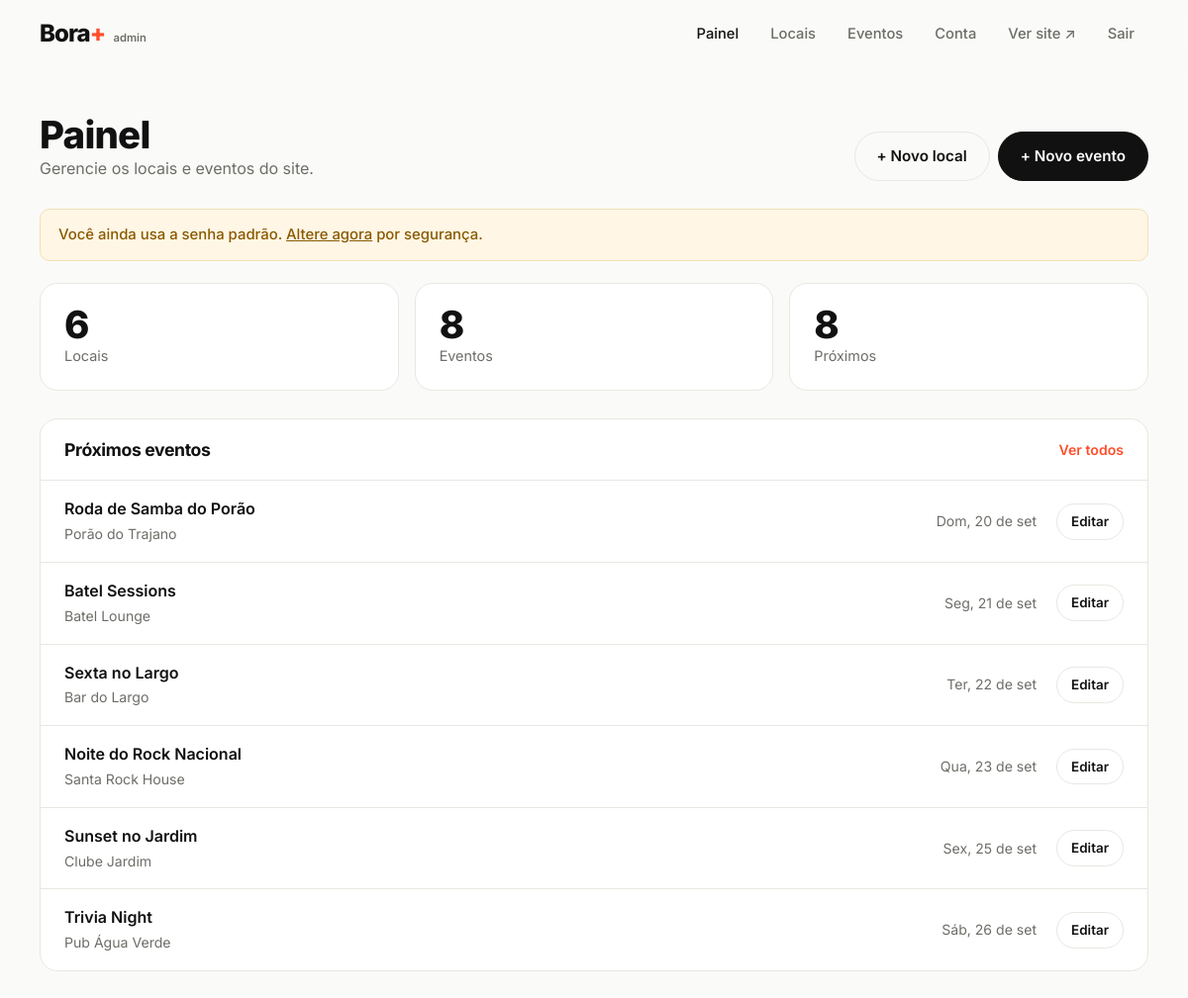
/admin/ (signed in), run on the app's committed database.
### tables this page shows
CREATE TABLE events (
            id               INTEGER PRIMARY KEY AUTOINCREMENT,
            establishment_id INTEGER NOT NULL REFERENCES establishments(id) ON DELETE CASCADE,
            title            TEXT NOT NULL,
            description      TEXT,
            event_date       TEXT NOT NULL,
            start_time       TEXT,
            price            TEXT,
            genre            TEXT,
            image            TEXT,
            created_at       TEXT NOT NULL DEFAULT CURRENT_TIMESTAMP
        );

CREATE TABLE establishments (
            id            INTEGER PRIMARY KEY AUTOINCREMENT,
            name          TEXT NOT NULL,
            type          TEXT NOT NULL,
            neighborhood  TEXT NOT NULL,
            address       TEXT,
            opening_hours TEXT,
            instagram     TEXT,
            description   TEXT,
            image         TEXT,
            created_at    TEXT NOT NULL DEFAULT CURRENT_TIMESTAMP
        );

### includes/functions.php (called while the page is built, shortened)
<?php
function e(?string $value): string
{
    return htmlspecialchars((string) $value, ENT_QUOTES | ENT_SUBSTITUTE, 'UTF-8');
}
function url(string $path = ''): string
{
    return BASE_URL . '/' . ltrim($path, '/');
}
function today(): string
{
    return date('Y-m-d');
}
function date_parts(string $date): array
{
    $t = strtotime($date);
    return [
        'day'     => date('d', $t),
        'month'   => MONTHS[(int) date('n', $t) - 1],
        'weekday' => WEEKDAYS[(int) date('w', $t)],
        'year'    => date('Y', $t),
    ];
}
function format_date(string $date): string
{
    $p = date_parts($date);
    $label = ucfirst($p['weekday']) . ', ' . $p['day'] . ' de ' . $p['month'];
    return $p['year'] !== date('Y') ? $label . ' ' . $p['year'] : $label;
}

### includes/auth.php (called while the page is built, shortened)
<?php
function is_admin(): bool
{
    return !empty($_SESSION['admin_id']);
}
function current_admin(): ?array
{
    $stmt = db()->prepare('SELECT id, email, password_hash FROM admins WHERE id = ?');
    $stmt->execute([$_SESSION['admin_id']]);
    return $stmt->fetch() ?: null;
}

### includes/db.php (called while the page is built, shortened)
<?php
function db(): PDO
{
    static $pdo = null;
    if ($pdo instanceof PDO) {
        return $pdo;
    }
    $isNew = !file_exists(DB_FILE);
    $pdo = new PDO('sqlite:' . DB_FILE, null, null, [
        PDO::ATTR_ERRMODE            => PDO::ERRMODE_EXCEPTION,
        PDO::ATTR_DEFAULT_FETCH_MODE => PDO::FETCH_ASSOC,
    ]);
    $pdo->exec('PRAGMA foreign_keys = ON');
    seed_admin($pdo);
    return $pdo;
}
function seed_admin(PDO $pdo): void
{
    $count = (int) $pdo->query('SELECT COUNT(*) FROM admins')->fetchColumn();
    if ($count > 0) {
        return;
    }
}

### includes/queries.php (called while the page is built, shortened)
<?php
function fetch_events(array $f = [], ?int $limit = null): array
{
    $sql = 'SELECT ev.*, es.name AS place_name, es.type AS place_type,
                   es.neighborhood AS place_neighborhood, es.image AS place_image
            FROM events ev
            JOIN establishments es ON es.id = ev.establishment_id
            WHERE 1=1';
    $params = [];
    if (!empty($f['upcoming'])) {
        $sql .= ' AND ev.event_date >= :today';
        $params[':today'] = today();
    }
    $dir = ($f['order'] ?? 'asc') === 'desc' ? 'DESC' : 'ASC';
    $sql .= " ORDER BY ev.event_date $dir, ev.start_time $dir";
    if ($limit) {
        $sql .= ' LIMIT ' . (int) $limit;
    }
    $stmt = db()->prepare($sql);
    $stmt->execute($params);
    return $stmt->fetchAll();
}

### admin/index.php (the view, shortened to what this page needs)
<?php
$totalPlaces = (int) db()->query('SELECT COUNT(*) FROM establishments')->fetchColumn();
$totalEvents = (int) db()->query('SELECT COUNT(*) FROM events')->fetchColumn();
$stmt = db()->prepare('SELECT COUNT(*) FROM events WHERE event_date >= ?');
$stmt->execute([today()]);
$upcoming = (int) $stmt->fetchColumn();
$next = fetch_events(['upcoming' => true], 6);
$admin = current_admin();
$defaultPass = $admin && password_verify(ADMIN_DEFAULT_PASSWORD, $admin['password_hash']);
require __DIR__ . '/../includes/admin_header.php';
?>
<div class="page-head">
    <div>
        <h1>Painel</h1>
        <p class="muted">Gerencie os locais e eventos do site.</p>
    </div>
    <div class="page-head__actions">
        <a class="btn btn--ghost" href="<?= e(url('admin/local_form.php')) ?>">+ Novo local</a>
        <a class="btn" href="<?= e(url('admin/evento_form.php')) ?>">+ Novo evento</a>
    </div>
</div>
<?php if ($defaultPass): ?>
    <div class="alert alert--warn">
        Você ainda usa a senha padrão. <a href="<?= e(url('admin/conta.php')) ?>">Altere agora</a> por segurança.
    </div>
<?php endif; ?>
<div class="stats">
    <a class="stat" href="<?= e(url('admin/locais.php')) ?>"><strong><?= $totalPlaces ?></strong><span>Locais</span></a>
    <a class="stat" href="<?= e(url('admin/eventos.php')) ?>"><strong><?= $totalEvents ?></strong><span>Eventos</span></a>
    <a class="stat" href="<?= e(url('admin/eventos.php')) ?>"><strong><?= $upcoming ?></strong><span>Próximos</span></a>
</div>
<div class="panel">
    <div class="panel__head"><h2>Próximos eventos</h2><a href="<?= e(url('admin/eventos.php')) ?>">Ver todos</a></div>
    <?php if ($next): ?>
        <ul class="rows">
            <?php foreach ($next as $ev): ?>
                <li>
                    <div>
                        <strong><?= e($ev['title']) ?></strong>
                        <span class="muted"><?= e($ev['place_name']) ?></span>
                    </div>
                    <span class="muted"><?= e(format_date($ev['event_date'])) ?></span>
                    <a class="btn btn--sm btn--ghost" href="<?= e(url('admin/evento_form.php?id=' . (int) $ev['id'])) ?>">Editar</a>
                </li>
            <?php endforeach; ?>
        </ul>
    <?php else: ?>
        <p class="muted pad">Nenhum evento futuro. Crie o primeiro!</p>
    <?php endif; ?>
</div>
<?php require __DIR__ . '/../includes/admin_footer.php'; ?>

### assets/css/style.css (style rules this page uses)
:root { --bg: #fafaf8; --surface: #ffffff; --ink: #111111; --muted: #6d6d68; --line: #e9e7e2; --accent: #ff4f2b; --accent-ink: #ffffff; --accent-soft: #fff0ec; --radius: 18px; --radius-sm: 10px; --shadow: 0 1px 2px rgba(17, 17, 17, .04), 0 8px 24px rgba(17, 17, 17, .06); --shadow-hover: 0 2px 4px rgba(17, 17, 17, .05), 0 16px 40px rgba(17, 17, 17, .12); --font: "Inter", system-ui, -apple-system, "Segoe UI", Roboto, sans-serif; }
*, *::before, *::after { box-sizing: border-box; }
html { scroll-behavior: smooth; scroll-padding-top: 80px; }
body { margin: 0; font-family: var(--font); font-size: 16px; line-height: 1.55; color: var(--ink); background: var(--bg); -webkit-font-smoothing: antialiased; }
a { color: inherit; text-decoration: none; }
h1, h2, h3 { line-height: 1.12; letter-spacing: -0.02em; margin: 0; }
p { margin: 0; }
.muted { color: var(--muted); }
.btn { display: inline-flex; align-items: center; justify-content: center; gap: 6px; padding: 12px 22px; border: 1px solid var(--ink); border-radius: 999px; background: var(--ink); color: #fff; font-family: inherit; font-size: .95rem; font-weight: 600; cursor: pointer; transition: transform .15s, background .15s, color .15s, border-color .15s; }
.btn--ghost { background: transparent; color: var(--ink); border-color: var(--line); }

### assets/css/admin.css (style rules this page uses)
.page-head { display: flex; align-items: flex-end; justify-content: space-between; flex-wrap: wrap; gap: 16px; margin-bottom: 28px; }
.page-head h1 { font-size: clamp(1.8rem, 4vw, 2.4rem); font-weight: 800; margin-top: 6px; }
.page-head__actions { display: flex; gap: 8px; flex-wrap: wrap; }
.btn--sm { padding: 7px 14px; font-size: .84rem; }
.alert { padding: 14px 18px; margin-bottom: 22px; border-radius: var(--radius-sm); font-size: .93rem; font-weight: 500; border: 1px solid transparent; }
.alert a { text-decoration: underline; }
.alert--warn { background: #fff6e5; color: #8a5a00; border-color: #f3e0b5; }
.stats { display: grid; grid-template-columns: repeat(3, 1fr); gap: 16px; margin-bottom: 28px; }
.stat { display: flex; flex-direction: column; gap: 2px; padding: 22px 24px; background: var(--surface); border: 1px solid var(--line); border-radius: var(--radius); transition: border-color .15s, transform .15s; }
.stat strong { font-size: 2.4rem; font-weight: 800; letter-spacing: -0.04em; line-height: 1; }
.stat span { color: var(--muted); font-size: .9rem; }
.panel { background: var(--surface); border: 1px solid var(--line); border-radius: var(--radius); }
.panel__head { display: flex; align-items: center; justify-content: space-between; padding: 20px 24px; border-bottom: 1px solid var(--line); }
.panel__head h2 { font-size: 1.1rem; }
.panel__head a { font-size: .88rem; color: var(--accent); font-weight: 600; }
.rows { list-style: none; margin: 0; padding: 0; }
.rows li { display: grid; grid-template-columns: 1fr auto auto; align-items: center; gap: 20px; padding: 16px 24px; border-bottom: 1px solid var(--line); }
.rows li:last-child { border-bottom: 0; }
.rows strong { display: block; font-weight: 600; }
.rows .muted { font-size: .88rem; }

### data on the page
events: title "Roda de Samba do Porão", establishment.name "Porão do Trajano", event_date "Dom, 20 de set"
events: title "Batel Sessions", establishment.name "Batel Lounge", event_date "Seg, 21 de set"
events: title "Sexta no Largo", establishment.name "Bar do Largo", event_date "Ter, 22 de set"
events: title "Noite do Rock Nacional", establishment.name "Santa Rock House", event_date "Qua, 23 de set"
events: title "Sunset no Jardim", establishment.name "Clube Jardim", event_date "Sex, 25 de set"
events: title "Trivia Night", establishment.name "Pub Água Verde", event_date "Sáb, 26 de set"

### other printed values
$totalPlaces "6"
$totalEvents "8"
$upcoming "8"
